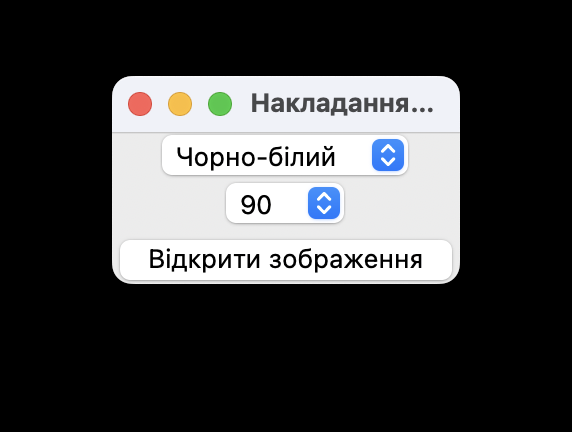
#> input picture Компʼютерна_графіка/6/program_main_1.png, 572 x 432 px
$ python -i main.py   (imports and definitions only)
#> lines starting #> are read from the running program, lines starting #| are printed output that depends on the picture
from tkinter import *
from tkinter import filedialog

import cv2
import numpy as np


def apply_filter(image, filter_type):
    if filter_type == "Чорно-білий":
        return cv2.cvtColor(image, cv2.COLOR_BGR2GRAY)
    elif filter_type == "Сепія":
        kernel = np.array(
            [[0.393, 0.769, 0.189], [0.349, 0.686, 0.168], [0.272, 0.534, 0.131]]
        )
        return cv2.filter2D(image, -1, kernel)
    elif filter_type == "Негатив":
        return cv2.bitwise_not(image)
    else:
        return image


def segment_image(image):
    if len(image.shape) == 3:  # Перевіряємо, чи є зображення кольоровим
        gray = cv2.cvtColor(image, cv2.COLOR_BGR2GRAY)
    else:
        gray = image
    _, binary = cv2.threshold(gray, 0, 255, cv2.THRESH_BINARY_INV + cv2.THRESH_OTSU)
    return binary


def rotate_image(image, degree):
    rows, cols, _ = image.shape
    M = cv2.getRotationMatrix2D((cols / 2, rows / 2), degree, 1)
    return cv2.warpAffine(image, M, (cols, rows))


def open_image():
    file_path = filedialog.askopenfilename()
#> the answer given: program_main_1.png
    image = cv2.imread(file_path)
#> image is the input picture: shape (432, 572, 3); mean B, G, R 66.4, 65.6, 65.1
    cv2.imshow("Image Comparison", np.hstack([image, image, image]))
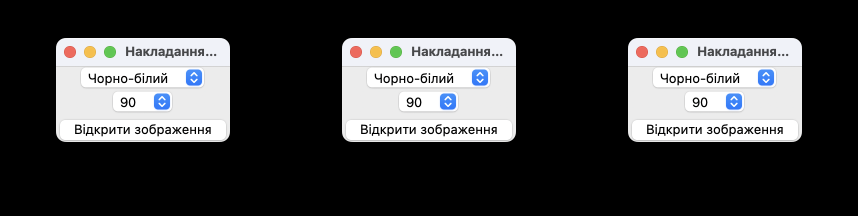
#> window 'Image Comparison': shape (432, 1716, 3) (shown at 1/2 size); mean B, G, R 66.4, 65.6, 65.1

#> (the run stopped early here; a loop or call above may not have finished)

$ run again, with Компʼютерна_графіка/6/program_rotate_180.png copied over Компʼютерна_графіка/6/program_main_1.png
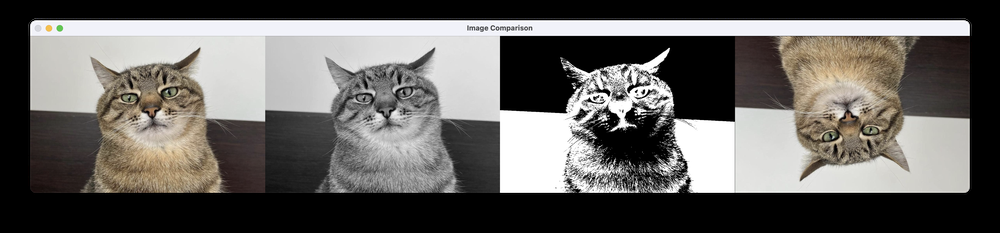
#> input picture Компʼютерна_графіка/6/program_rotate_180.png, 1000 x 233 px, shrunk from 3680 x 856 before the run
#> in open_image, image is the input picture: shape (233, 1000, 3); mean B, G, R 96.6, 99.5, 102
#> in open_image, `cv2.imshow("Image Comparison", np.hstack([image, image, image]))`:
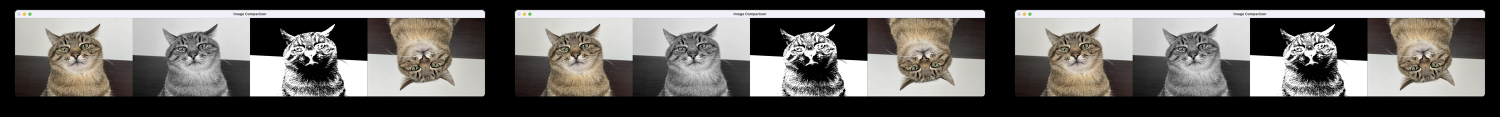
#> window 'Image Comparison': shape (233, 3000, 3) (shown at 1/2 size); mean B, G, R 96.6, 99.5, 102
